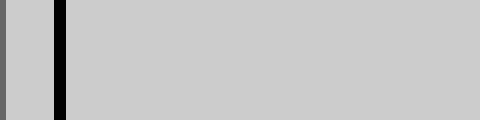
Frame 1 (no input)
Frame 60 (no input): identical to frame 1, image omitted
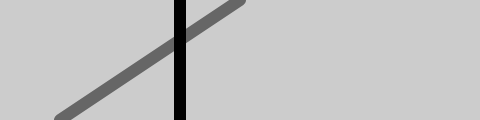
Frame 120 (the mouse pressed at the canvas centre since frame 60)

The p5.js sketch that drew these frames (run headless with seeded random() and noise() and a simulated clock; from frame 60 on, the mouse is pressed at the canvas centre):

// p5.js sketch
// ── sketch.js
/*
note:MAP 
*/

function setup() {
  createCanvas(480, 120);
  strokeWeight(12);
}

function draw() {
  background(204);
  stroke(102);
  line(mouseX, 0, mouseY, height);//gray line
  stroke(0);
  var mx = mouseX/2 + 60;
  line(mx, 0, mx, height); //black line
}
